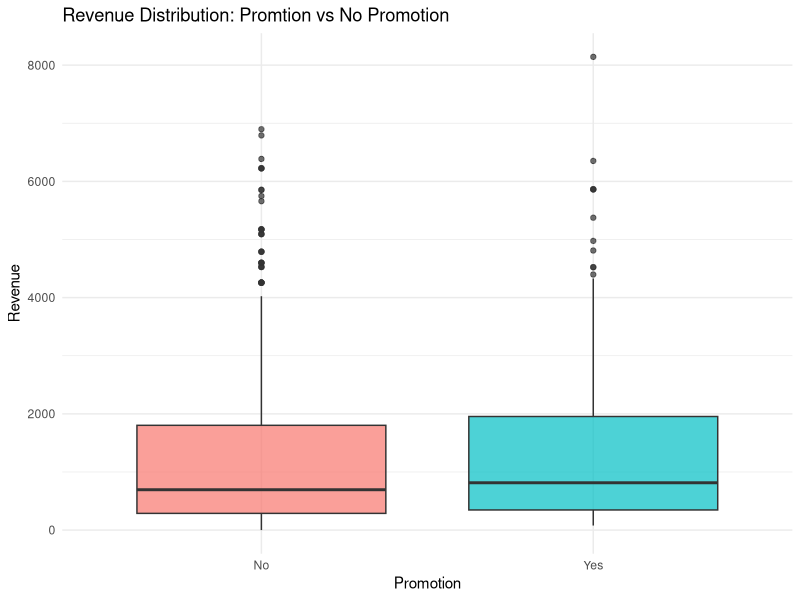
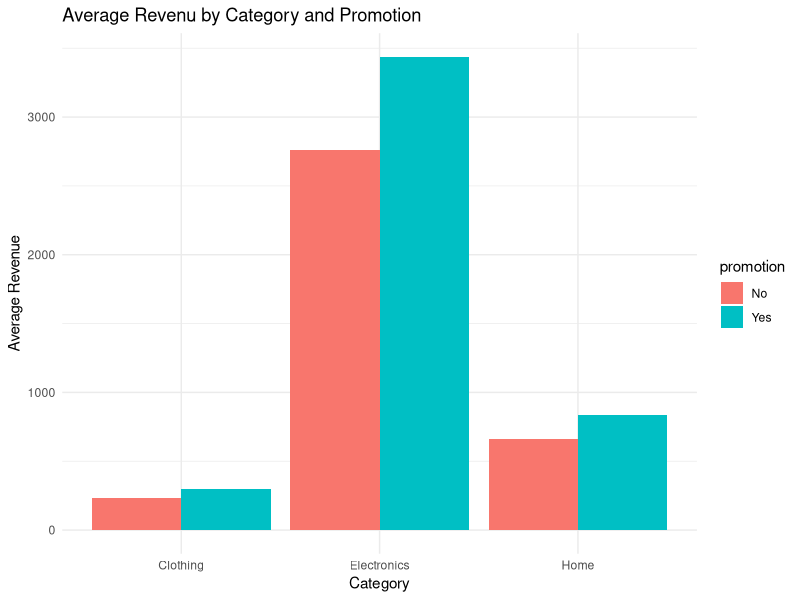
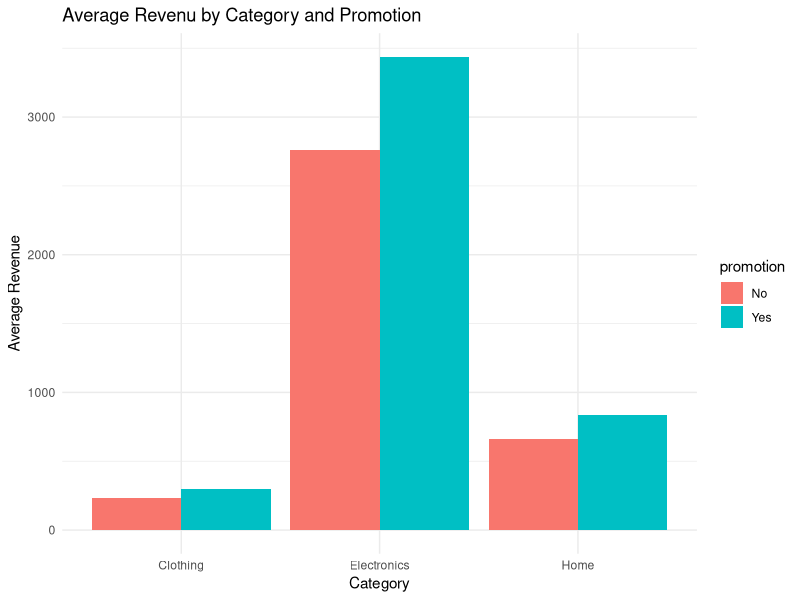

Reproduce these figures in R, in order.
library(dplyr)
library(ggplot2)

sales_data <- read.csv("data/sales_data.csv")
sales_data$date <- as.Date(sales_data$date)

promo_summary <- sales_data %>%
    group_by(promotion) %>%
    summarise(
        avg_revenue = mean(revenue),
        median_revenue = median(revenue),
        total_revenue = sum(revenue),
        avg_quantity = mean(quantity),
        orders = n()
    )
print(promo_summary)

p1 <- ggplot(sales_data, aes(x = promotion, y = revenue, fill = promotion)) +
    geom_boxplot(alpha = 0.7) +
    labs(title = "Revenue Distribution: Promtion vs No Promotion", x = "Promotion", y = "Revenue") +
    theme_minimal() +
    theme(legend.position = "none")

print(p1)
category_promo <- sales_data %>%
    group_by(category, promotion) %>%
    summarise(avg_revenue = mean(revenue), total_revenue = sum(revenue), .groups = "drop") # didnt understand the .groups things all else was fine

print(category_promo)

p2 <- ggplot(category_promo, aes(x = category, y = avg_revenue, fill = promotion)) +
    geom_bar(stat = "identity", position = "dodge") +
    labs(title = "Average Revenu by Category and Promotion", x = "Category", y = "Average Revenue") +
    theme_minimal()
# this is the second plot
print(p2)

sales_data %>%
    group_by(promotion) %>%
    summarise(
        avg_quanitiy = mean(quantity),
        avg_revenue = mean(revenue)
    )
# this is for quantity vs revenue, to check what is actually happening

ggsave("outputs/figures/promotion_category_revenue.png", p2, width = 8, height = 5)
